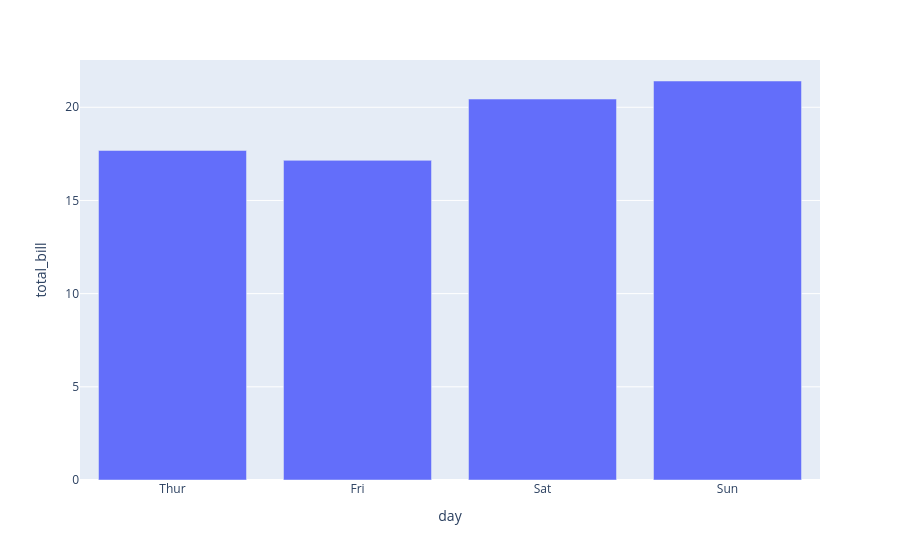

Notebook code for this chart:
### Code cell
barplot = px.bar(bill_by_day, x='day', y='total_bill')
barplot.show()

### Figure 1 — Plotly figure (JSON) as saved in the notebook; plotly's stock layout.template omitted (floating-point values rounded to 4 significant figures)
{"data": [{"hovertemplate": "day=%{x}<br>total_bill=%{y}<extra></extra>", "legendgroup": "", "marker": {"color": "#636efa", "pattern": {"shape": ""}}, "name": "", "orientation": "v", "showlegend": false, "textposition": "auto", "type": "bar", "x": ["Thur", "Fri", "Sat", "Sun"], "xaxis": "x", "y": [17.68, 17.15, 20.44, 21.41], "yaxis": "y"}], "layout": {"barmode": "relative", "legend": {"tracegroupgap": 0}, "margin": {"t": 60}, "xaxis": {"anchor": "y", "domain": [0, 1], "title": {"text": "day"}}, "yaxis": {"anchor": "x", "domain": [0, 1], "title": {"text": "total_bill"}}}}
